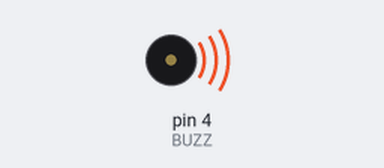
Simulated run of this sketch. Board: Arduino Uno, built with avr-gcc and run on an emulated ATmega328P. Parts: buzzer (waves = sounding, pin HIGH).

Above: at 0.2 s.
Timing chart, 0 to 3.0 s (numbered marks = the images above):
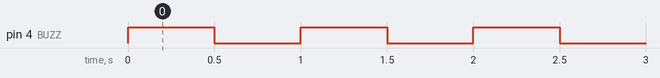

The sketch:

Alarm.ino
```cpp
#define BUZZ 4
#define MS 500
void setup() {
  pinMode(BUZZ,OUTPUT);
}

void alarm(int ms){
  digitalWrite(BUZZ,HIGH);
  delay(ms);
  digitalWrite(BUZZ,LOW);
  delay(ms);
}

void loop() {
  alarm(MS);
}
```

Measured:
- by itself, pin 4 (BUZZ): alternates HIGH for 0.50 s and LOW for 0.50 s
